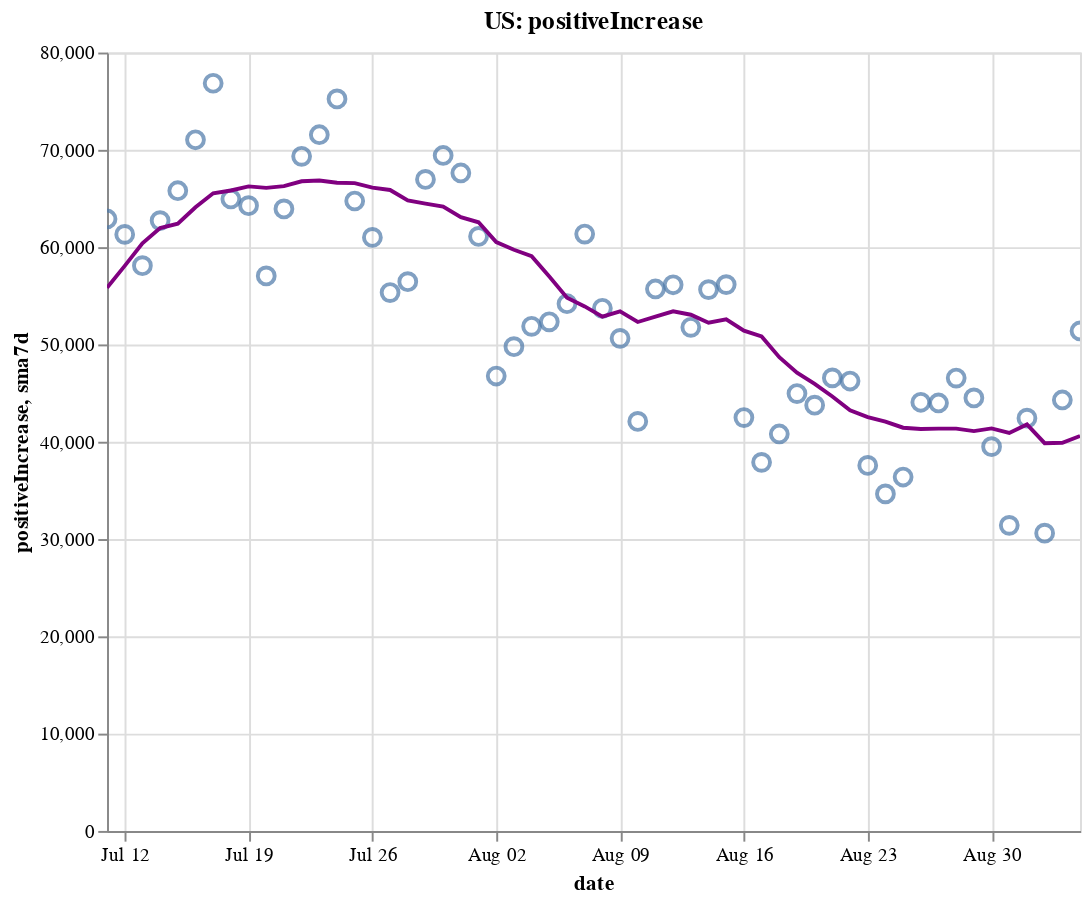

The cell this chart's notebook holds for it:
### Code cell
create_plot(us, 'positiveIncrease')

### Figure 1 — Vega-Lite specification as saved in the notebook (floating-point values rounded to 4 significant figures)
{"config": {"view": {"continuousWidth": 400, "continuousHeight": 300}}, "layer": [{"layer": [{"mark": {"type": "point", "size": 75}, "encoding": {"tooltip": [{"type": "temporal", "field": "date"}, {"type": "quantitative", "field": "positiveIncrease"}, {"type": "quantitative", "field": "sma7d"}], "x": {"type": "temporal", "field": "date"}, "y": {"type": "quantitative", "field": "positiveIncrease"}}, "selection": {"selector002": {"type": "interval", "bind": "scales", "encodings": ["x", "y"]}}}, {"mark": {"type": "line", "color": "purple"}, "encoding": {"x": {"type": "temporal", "field": "date"}, "y": {"type": "quantitative", "field": "sma7d"}}}]}, {"mark": {"type": "rule", "color": "#aaa"}, "encoding": {"x": {"type": "temporal", "field": "date"}}, "transform": [{"filter": {"selection": "selector001"}}]}, {"mark": "circle", "encoding": {"opacity": {"condition": {"value": 1, "selection": "selector001"}, "value": 0}, "tooltip": [{"type": "temporal", "field": "date"}, {"type": "quantitative", "field": "positiveIncrease"}, {"type": "quantitative", "field": "sma7d"}], "x": {"type": "temporal", "field": "date"}, "y": {"type": "quantitative", "field": "positiveIncrease"}}, "selection": {"selector001": {"type": "single", "encodings": ["x"], "on": "mouseover", "nearest": true, "empty": "none"}}}, {"mark": {"type": "text", "align": "left", "dx": 5, "dy": -5, "stroke": "white", "strokeWidth": 2}, "encoding": {"text": {"type": "quantitative", "field": "positiveIncrease"}, "tooltip": [{"type": "temporal", "field": "date"}, {"type": "quantitative", "field": "positiveIncrease"}, {"type": "quantitative", "field": "sma7d"}], "x": {"type": "temporal", "field": "date"}, "y": {"type": "quantitative", "field": "positiveIncrease"}}, "transform": [{"filter": {"selection": "selector001"}}]}, {"mark": {"type": "text", "align": "left", "dx": 5, "dy": -5}, "encoding": {"text": {"type": "quantitative", "field": "positiveIncrease"}, "tooltip": [{"type": "temporal", "field": "date"}, {"type": "quantitative", "field": "positiveIncrease"}, {"type": "quantitative", "field": "sma7d"}], "x": {"type": "temporal", "field": "date"}, "y": {"type": "quantitative", "field": "positiveIncrease"}}, "transform": [{"filter": {"selection": "selector001"}}]}], "data": {"name": "data-74158ecda375408e3684086e503c8822"}, "height": 400, "title": "US: positiveIncrease", "width": 500, "$schema": "https://vega.github.io/schema/vega-lite/v4.8.1.json", "datasets": {"data-74158ecda375408e3684086e503c8822": [{"date": "2020-07-11T00:00:00", "totalTestResultsIncrease": 707800.0, "positiveIncrease": 62900.0, "death": 127000.0, "deathIncrease": 757.0, "positiveRate": 0.089, "state": "US", "sma7d": 55830.0}, {"date": "2020-07-12T00:00:00", "totalTestResultsIncrease": 769400.0, "positiveIncrease": 61310.0, "death": 127500.0, "deathIncrease": 476.0, "positiveRate": 0.08, "state": "US", "sma7d": 58080.0}, {"date": "2020-07-13T00:00:00", "totalTestResultsIncrease": 691900.0, "positiveIncrease": 58100.0, "death": 127800.0, "deathIncrease": 327.0, "positiveRate": 0.084, "state": "US", "sma7d": 60390.0}, {"date": "2020-07-14T00:00:00", "totalTestResultsIncrease": 770000.0, "positiveIncrease": 62730.0, "death": 128600.0, "deathIncrease": 736.0, "positiveRate": 0.081, "state": "US", "sma7d": 61960.0}, {"date": "2020-07-15T00:00:00", "totalTestResultsIncrease": 773200.0, "positiveIncrease": 65800.0, "death": 129400.0, "deathIncrease": 858.0, "positiveRate": 0.085, "state": "US", "sma7d": 62400.0}, {"date": "2020-07-16T00:00:00", "totalTestResultsIncrease": 832400.0, "positiveIncrease": 71040.0, "death": 130400.0, "deathIncrease": 947.0, "positiveRate": 0.085, "state": "US", "sma7d": 64100.0}, {"date": "2020-07-17T00:00:00", "totalTestResultsIncrease": 839300.0, "positiveIncrease": 76840.0, "death": 131300.0, "deathIncrease": 951.0, "positiveRate": 0.092, "state": "US", "sma7d": 65530.0}, {"date": "2020-07-18T00:00:00", "totalTestResultsIncrease": 763600.0, "positiveIncrease": 64950.0, "death": 132200.0, "deathIncrease": 872.0, "positiveRate": 0.085, "state": "US", "sma7d": 65820.0}, {"date": "2020-07-19T00:00:00", "totalTestResultsIncrease": 786700.0, "positiveIncrease": 64260.0, "death": 132700.0, "deathIncrease": 527.0, "positiveRate": 0.082, "state": "US", "sma7d": 66240.0}, {"date": "2020-07-20T00:00:00", "totalTestResultsIncrease": 712400.0, "positiveIncrease": 57040.0, "death": 133100.0, "deathIncrease": 363.0, "positiveRate": 0.08, "state": "US", "sma7d": 66090.0}, {"date": "2020-07-21T00:00:00", "totalTestResultsIncrease": 754900.0, "positiveIncrease": 63930.0, "death": 134100.0, "deathIncrease": 1039.0, "positiveRate": 0.085, "state": "US", "sma7d": 66270.0}, {"date": "2020-07-22T00:00:00", "totalTestResultsIncrease": 801600.0, "positiveIncrease": 69330.0, "death": 135300.0, "deathIncrease": 1171.0, "positiveRate": 0.086, "state": "US", "sma7d": 66770.0}, {"date": "2020-07-23T00:00:00", "totalTestResultsIncrease": 845900.0, "positiveIncrease": 71550.0, "death": 136400.0, "deathIncrease": 1056.0, "positiveRate": 0.085, "state": "US", "sma7d": 66840.0}, {"date": "2020-07-24T00:00:00", "totalTestResultsIncrease": 933600.0, "positiveIncrease": 75240.0, "death": 137500.0, "deathIncrease": 1176.0, "positiveRate": 0.081, "state": "US", "sma7d": 66610.0}, {"date": "2020-07-25T00:00:00", "totalTestResultsIncrease": 791000.0, "positiveIncrease": 64740.0, "death": 138500.0, "deathIncrease": 1023.0, "positiveRate": 0.082, "state": "US", "sma7d": 66580.0}, {"date": "2020-07-26T00:00:00", "totalTestResultsIncrease": 851100.0, "positiveIncrease": 61000.0, "death": 139100.0, "deathIncrease": 559.0, "positiveRate": 0.072, "state": "US", "sma7d": 66120.0}, {"date": "2020-07-27T00:00:00", "totalTestResultsIncrease": 762700.0, "positiveIncrease": 55330.0, "death": 140200.0, "deathIncrease": 1060.0, "positiveRate": 0.073, "state": "US", "sma7d": 65870.0}, {"date": "2020-07-28T00:00:00", "totalTestResultsIncrease": 738100.0, "positiveIncrease": 56450.0, "death": 141300.0, "deathIncrease": 1122.0, "positiveRate": 0.076, "state": "US", "sma7d": 64810.0}, {"date": "2020-07-29T00:00:00", "totalTestResultsIncrease": 864500.0, "positiveIncrease": 66960.0, "death": 142800.0, "deathIncrease": 1492.0, "positiveRate": 0.077, "state": "US", "sma7d": 64470.0}, {"date": "2020-07-30T00:00:00", "totalTestResultsIncrease": 814700.0, "positiveIncrease": 69420.0, "death": 144000.0, "deathIncrease": 1259.0, "positiveRate": 0.085, "state": "US", "sma7d": 64160.0}, {"date": "2020-07-31T00:00:00", "totalTestResultsIncrease": 731900.0, "positiveIncrease": 67620.0, "death": 145400.0, "deathIncrease": 1312.0, "positiveRate": 0.092, "state": "US", "sma7d": 63080.0}, {"date": "2020-08-01T00:00:00", "totalTestResultsIncrease": 745700.0, "positiveIncrease": 61100.0, "death": 146500.0, "deathIncrease": 1190.0, "positiveRate": 0.082, "state": "US", "sma7d": 62560.0}, {"date": "2020-08-02T00:00:00", "totalTestResultsIncrease": 699500.0, "positiveIncrease": 46760.0, "death": 147000.0, "deathIncrease": 498.0, "positiveRate": 0.067, "state": "US", "sma7d": 60520.0}, {"date": "2020-08-03T00:00:00", "totalTestResultsIncrease": 745100.0, "positiveIncrease": 49770.0, "death": 147600.0, "deathIncrease": 519.0, "positiveRate": 0.067, "state": "US", "sma7d": 59730.0}, {"date": "2020-08-04T00:00:00", "totalTestResultsIncrease": 717100.0, "positiveIncrease": 51860.0, "death": 148800.0, "deathIncrease": 1255.0, "positiveRate": 0.072, "state": "US", "sma7d": 59070.0}, {"date": "2020-08-05T00:00:00", "totalTestResultsIncrease": 699600.0, "positiveIncrease": 52330.0, "death": 150200.0, "deathIncrease": 1346.0, "positiveRate": 0.075, "state": "US", "sma7d": 56980.0}, {"date": "2020-08-06T00:00:00", "totalTestResultsIncrease": 766600.0, "positiveIncrease": 54180.0, "death": 151400.0, "deathIncrease": 1251.0, "positiveRate": 0.071, "state": "US", "sma7d": 54800.0}, {"date": "2020-08-07T00:00:00", "totalTestResultsIncrease": 785400.0, "positiveIncrease": 61350.0, "death": 152700.0, "deathIncrease": 1333.0, "positiveRate": 0.078, "state": "US", "sma7d": 53910.0}, {"date": "2020-08-08T00:00:00", "totalTestResultsIncrease": 683400.0, "positiveIncrease": 53710.0, "death": 153800.0, "deathIncrease": 1089.0, "positiveRate": 0.079, "state": "US", "sma7d": 52850.0}, {"date": "2020-08-09T00:00:00", "totalTestResultsIncrease": 724000.0, "positiveIncrease": 50620.0, "death": 154400.0, "deathIncrease": 616.0, "positiveRate": 0.07, "state": "US", "sma7d": 53400.0}, {"date": "2020-08-10T00:00:00", "totalTestResultsIncrease": 740900.0, "positiveIncrease": 42090.0, "death": 154900.0, "deathIncrease": 426.0, "positiveRate": 0.057, "state": "US", "sma7d": 52310.0}, {"date": "2020-08-11T00:00:00", "totalTestResultsIncrease": 760000.0, "positiveIncrease": 55700.0, "death": 156200.0, "deathIncrease": 1326.0, "positiveRate": 0.073, "state": "US", "sma7d": 52860.0}, {"date": "2020-08-12T00:00:00", "totalTestResultsIncrease": 500200.0, "positiveIncrease": 56130.0, "death": 157700.0, "deathIncrease": 1517.0, "positiveRate": 0.112, "state": "US", "sma7d": 53400.0}, {"date": "2020-08-13T00:00:00", "totalTestResultsIncrease": 900300.0, "positiveIncrease": 51760.0, "death": 158900.0, "deathIncrease": 1163.0, "positiveRate": 0.057, "state": "US", "sma7d": 53050.0}, {"date": "2020-08-14T00:00:00", "totalTestResultsIncrease": 862300.0, "positiveIncrease": 55640.0, "death": 160100.0, "deathIncrease": 1216.0, "positiveRate": 0.065, "state": "US", "sma7d": 52240.0}, {"date": "2020-08-15T00:00:00", "totalTestResultsIncrease": 756700.0, "positiveIncrease": 56150.0, "death": 161300.0, "deathIncrease": 1219.0, "positiveRate": 0.074, "state": "US", "sma7d": 52580.0}, {"date": "2020-08-16T00:00:00", "totalTestResultsIncrease": 790400.0, "positiveIncrease": 42490.0, "death": 161900.0, "deathIncrease": 619.0, "positiveRate": 0.054, "state": "US", "sma7d": 51420.0}, {"date": "2020-08-17T00:00:00", "totalTestResultsIncrease": 670100.0, "positiveIncrease": 37880.0, "death": 162300.0, "deathIncrease": 407.0, "positiveRate": 0.057, "state": "US", "sma7d": 50820.0}, {"date": "2020-08-18T00:00:00", "totalTestResultsIncrease": 663600.0, "positiveIncrease": 40800.0, "death": 163500.0, "deathIncrease": 1196.0, "positiveRate": 0.061, "state": "US", "sma7d": 48690.0}, {"date": "2020-08-19T00:00:00", "totalTestResultsIncrease": 674000.0, "positiveIncrease": 44950.0, "death": 165000.0, "deathIncrease": 1420.0, "positiveRate": 0.067, "state": "US", "sma7d": 47090.0}, {"date": "2020-08-20T00:00:00", "totalTestResultsIncrease": 703300.0, "positiveIncrease": 43760.0, "death": 166100.0, "deathIncrease": 1134.0, "positiveRate": 0.062, "state": "US", "sma7d": 45950.0}, {"date": "2020-08-21T00:00:00", "totalTestResultsIncrease": 759100.0, "positiveIncrease": 46560.0, "death": 167200.0, "deathIncrease": 1123.0, "positiveRate": 0.061, "state": "US", "sma7d": 44660.0}, {"date": "2020-08-22T00:00:00", "totalTestResultsIncrease": 773800.0, "positiveIncrease": 46240.0, "death": 168200.0, "deathIncrease": 1029.0, "positiveRate": 0.06, "state": "US", "sma7d": 43240.0}, {"date": "2020-08-23T00:00:00", "totalTestResultsIncrease": 629500.0, "positiveIncrease": 37570.0, "death": 168800.0, "deathIncrease": 572.0, "positiveRate": 0.06, "state": "US", "sma7d": 42540.0}, {"date": "2020-08-24T00:00:00", "totalTestResultsIncrease": 692200.0, "positiveIncrease": 34640.0, "death": 169200.0, "deathIncrease": 343.0, "positiveRate": 0.05, "state": "US", "sma7d": 42070.0}, {"date": "2020-08-25T00:00:00", "totalTestResultsIncrease": 645600.0, "positiveIncrease": 36370.0, "death": 170300.0, "deathIncrease": 1147.0, "positiveRate": 0.056, "state": "US", "sma7d": 41440.0}, {"date": "2020-08-26T00:00:00", "totalTestResultsIncrease": 655700.0, "positiveIncrease": 44060.0, "death": 171600.0, "deathIncrease": 1298.0, "positiveRate": 0.067, "state": "US", "sma7d": 41310.0}, {"date": "2020-08-27T00:00:00", "totalTestResultsIncrease": 751900.0, "positiveIncrease": 43980.0, "death": 172700.0, "deathIncrease": 1129.0, "positiveRate": 0.058, "state": "US", "sma7d": 41350.0}, {"date": "2020-08-28T00:00:00", "totalTestResultsIncrease": 783200.0, "positiveIncrease": 46550.0, "death": 173800.0, "deathIncrease": 1023.0, "positiveRate": 0.059, "state": "US", "sma7d": 41340.0}, {"date": "2020-08-29T00:00:00", "totalTestResultsIncrease": 775600.0, "positiveIncrease": 44500.0, "death": 174800.0, "deathIncrease": 1015.0, "positiveRate": 0.057, "state": "US", "sma7d": 41100.0}, {"date": "2020-08-30T00:00:00", "totalTestResultsIncrease": 746500.0, "positiveIncrease": 39500.0, "death": 175200.0, "deathIncrease": 475.0, "positiveRate": 0.053, "state": "US", "sma7d": 41370.0}, {"date": "2020-08-31T00:00:00", "totalTestResultsIncrease": 685600.0, "positiveIncrease": 31410.0, "death": 175600.0, "deathIncrease": 366.0, "positiveRate": 0.046, "state": "US", "sma7d": 40910.0}, {"date": "2020-09-01T00:00:00", "totalTestResultsIncrease": 704300.0, "positiveIncrease": 42420.0, "death": 176600.0, "deathIncrease": 1027.0, "positiveRate": 0.06, "state": "US", "sma7d": 41770.0}, {"date": "2020-09-02T00:00:00", "totalTestResultsIncrease": 649600.0, "positiveIncrease": 30600.0, "death": 177700.0, "deathIncrease": 1032.0, "positiveRate": 0.047, "state": "US", "sma7d": 39850.0}, {"date": "2020-09-03T00:00:00", "totalTestResultsIncrease": 734200.0, "positiveIncrease": 44290.0, "death": 178700.0, "deathIncrease": 1070.0, "positiveRate": 0.06, "state": "US", "sma7d": 39900.0}, {"date": "2020-09-04T00:00:00", "totalTestResultsIncrease": 908000.0, "positiveIncrease": 51380.0, "death": 179700.0, "deathIncrease": 998.0, "positiveRate": 0.057, "state": "US", "sma7d": 40590.0}]}}
